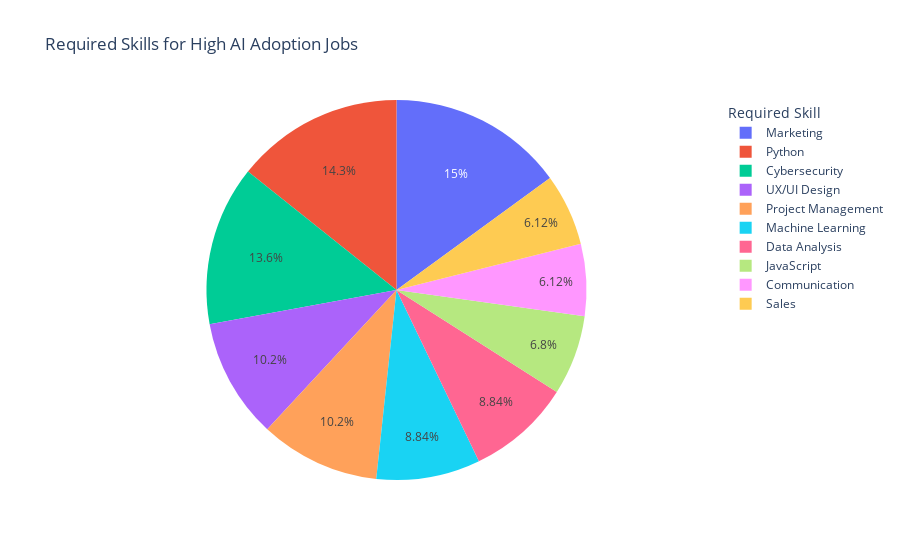

Write notebook code for a chart like this one.
### Code cell
import plotly.express as px

# Filter data for high AI adoption
data_high_ai = data[data['AI_Adoption_Level'] == 'High']

# Explode the 'Required_Skills' column
skills_expanded = data_high_ai.explode('Required_Skills')

# Count occurrences of each skill
skill_counts = skills_expanded['Required_Skills'].value_counts().reset_index()
skill_counts.columns = ['Skill', 'Count']

# Create the pie chart
fig = px.pie(skill_counts, names='Skill', values='Count',
             title='Required Skills for High AI Adoption Jobs',
             labels={'Skill': 'Required Skill', 'Count': 'Count'})

fig.update_layout(
    legend_title='Required Skill'
)

fig.show()

### Figure 1 — Plotly figure (JSON) as saved in the notebook; plotly's stock layout.template omitted (floating-point values rounded to 4 significant figures)
{"data": [{"domain": {"x": [0, 1], "y": [0, 1]}, "hovertemplate": "Required Skill=%{label}<br>Count=%{value}<extra></extra>", "labels": ["Marketing", "Python", "Cybersecurity", "UX/UI Design", "Project Management", "Machine Learning", "Data Analysis", "JavaScript", "Communication", "Sales"], "legendgroup": "", "name": "", "showlegend": true, "type": "pie", "values": [22, 21, 20, 15, 15, 13, 13, 10, 9, 9]}], "layout": {"autosize": true, "legend": {"title": {"text": "Required Skill"}, "tracegroupgap": 0}, "title": {"text": "Required Skills for High AI Adoption Jobs"}}}
